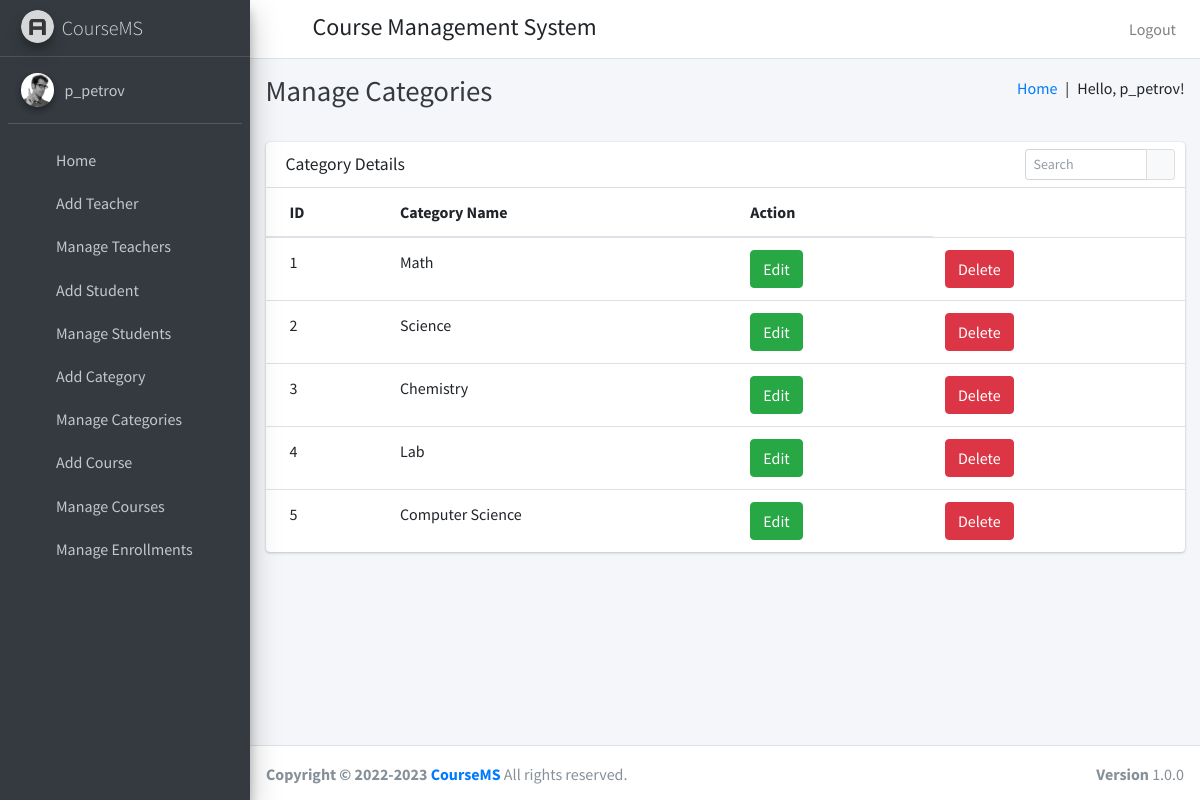
/manage_categories (signed in), run on the app's committed database.
### course/models.py (models this page shows, shortened)
class User(AbstractUser):
    USER_TYPE_SELECTION = (
        (1, "HOD"),
        (2, "Teacher"),
        (3, "Student")
    )
    user_type = models.CharField(max_length=1, choices=USER_TYPE_SELECTION, default=1)

class Category(models.Model):
    id = models.AutoField(primary_key=True)
    category_name = models.CharField(max_length=25, unique=True)

### course/HodViews.py (the view)
# urls.py: path('manage_categories', HodViews.manage_categories, name="manage_categories"),
def manage_categories(request):
    category=Category.objects.all()
    return render(request,"hod_templates/manage_categories_template.html",{"category":category})

### course/templates/hod_templates/manage_categories_template.html
{% extends 'hod_templates/base_template.html' %}
{% block page_title %}
Manage Categories
{% endblock page_title %}
{% block main_content %}
    <section class="content">
      <div class="container-fluid">
           <div class="row">
          <div class="col-12">
            <div class="card">
              <div class="card-header">
                <h3 class="card-title">Category Details</h3>
                <div class="card-tools">
                  <div class="input-group input-group-sm" style="width: 150px;">
                    <input type="text" name="table_search" class="form-control float-right" placeholder="Search">
                    <div class="input-group-append">
                      <button type="submit" class="btn btn-default"><i class="fas fa-search"></i></button>
                    </div>
                  </div>
                </div>
              </div>
              <div class="card-body table-responsive p-0">
                <table class="table table-hover text-nowrap">
                  <thead>
                    <tr>
                      <th>ID</th>
                      <th>Category Name</th>
                      <th>Action</th>
                    </tr>
                  </thead>
                  <tbody>
                  {% for category in category %}
                    <tr>
                      <td>{{ category.id }}</td>
                      <td>{{ category.category_name }}</td>
                      <td><a href="/edit_category/{{ category.id }}" class="btn btn-success">Edit</a></td>
                      <td><a href="/delete_category/{{ category.id }}" class="btn btn-danger">Delete</a></td>
                    </tr>
                  {% endfor %}
                  </tbody>
                </table>
              </div>
            </div>
          </div>
        </div>
      </div>
    </section>
{% endblock main_content %}

### course/templates/hod_templates/base_template.html (shortened to what this page needs)
{% load static %}
<!DOCTYPE html>
<html>
<head>
  <link rel="stylesheet" href="{% static "plugins/fontawesome-free/css/all.min.css" %}">
  <link rel="stylesheet" href="https://code.ionicframework.com/ionicons/2.0.1/css/ionicons.min.css">
  <link rel="stylesheet" href="{% static "plugins/tempusdominus-bootstrap-4/css/tempusdominus-bootstrap-4.min.css" %}">
  <link rel="stylesheet" href="{% static "plugins/icheck-bootstrap/icheck-bootstrap.min.css" %}">
  <link rel="stylesheet" href="{% static "plugins/jqvmap/jqvmap.min.css" %}">
  <link rel="stylesheet" href="{% static "dist/css/adminlte.min.css" %}">
  <link rel="stylesheet" href="{% static "plugins/overlayScrollbars/css/OverlayScrollbars.min.css" %}">
  <link rel="stylesheet" href="{% static "plugins/daterangepicker/daterangepicker.css" %}">
  <link rel="stylesheet" href="{% static "plugins/summernote/summernote-bs4.css" %}">
</head>
<body class="hold-transition sidebar-mini layout-fixed">
<div class="wrapper">
  <nav class="main-header navbar navbar-expand navbar-white navbar-light">
    <ul class="navbar-nav">
      <li class="nav-item">
        <a class="nav-link" data-widget="pushmenu" href="#"><i class="fas fa-bars"></i></a>
      </li>
    </ul>
    <h4 style="margin-left: 10px;margin-top: 5px;">Course Management System</h4>
    <ul class="navbar-nav ml-auto">
      <li class="nav-item">
        <a class="nav-link" href="{% url 'logout' %}">
          Logout
        </a>
      </li>
    </ul>
  </nav>
    {% include 'hod_templates/sidebar_content.html' %}
  <div class="content-wrapper">
    <div class="content-header">
      <div class="container-fluid">
        <div class="row mb-2">
          <div class="col-sm-6">
            <h1 class="m-0 text-dark">
              {% block page_title %}
              {% endblock page_title %}
            </h1>
          </div>
          <div class="col-sm-6">
            <ol class="breadcrumb float-sm-right">
              <li class="breadcrumb-item"><a href="/admin_home">Home&ensp;</a></li>
              <p>|&ensp;Hello,&nbsp;{{ user.get_username }}!</p>
            </ol>
          </div>
        </div>
      </div>
    </div>
    {% block main_content %}{% endblock main_content %}
  </div>
    {% include 'hod_templates/footer.html' %}
</div>
</body>
</html>

### course/templates/hod_templates/sidebar_content.html
{% load static %}
<aside class="main-sidebar sidebar-dark-primary elevation-4">
  <a href="/admin_home" class="brand-link">
    <img src="{% static "dist/img/AdminLTELogo.png" %}" alt="AdminLTE Logo" class="brand-image img-circle elevation-3"
      style="opacity: .8">
    <span class="brand-text font-weight-light">CourseMS</span>
  </a>
  <div class="sidebar">
    <div class="user-panel mt-3 pb-3 mb-3 d-flex">
      <div class="image">
        <img src="{% static "dist/img/user2-160x160.jpg" %}" class="img-circle elevation-2" alt="User Image">
      </div>
      <div class="info">
        <a href="#" class="d-block">{{ user.get_username }}</a>
      </div>
    </div>
    <nav class="mt-2">
      <ul class="nav nav-pills nav-sidebar flex-column" data-widget="treeview" role="menu" data-accordion="false">
        <li class="nav-item">
            {% url 'admin_home' as admin_home %}
            <a href="{{ admin_home }}" class="nav-link {% if request.path == admin_home %} active {% endif %}">
              <i class="nav-icon fas fa-th"></i>
              <p>
                Home
              </p>
            </a>
          </li>
        <li class="nav-item">
          <a href="/add_teacher" class="nav-link">
            <i class="nav-icon fas fa-th"></i>
            <p>
              Add Teacher
            </p>
          </a>
        </li>
        <li class="nav-item">
          <a href="/manage_teachers" class="nav-link">
            <i class="nav-icon fas fa-th"></i>
            <p>
              Manage Teachers
            </p>
          </a>
        </li>
        <li class="nav-item">
          <a href="/add_student" class="nav-link">
            <i class="nav-icon fas fa-th"></i>
            <p>
              Add Student
            </p>
          </a>
        </li>
        <li class="nav-item">
          <a href="/manage_students" class="nav-link">
            <i class="nav-icon fas fa-th"></i>
            <p>
              Manage Students
            </p>
          </a>
        </li>
        <li class="nav-item">
          <a href="/add_category" class="nav-link">
            <i class="nav-icon fas fa-th"></i>
            <p>
              Add Category
            </p>
          </a>
        </li>
        <li class="nav-item">
          <a href="/manage_categories" class="nav-link">
            <i class="nav-icon fas fa-th"></i>
            <p>
              Manage Categories
            </p>
          </a>
        </li>
        <li class="nav-item">
          <a href="/add_course" class="nav-link">
            <i class="nav-icon fas fa-th"></i>
            <p>
              Add Course
            </p>
          </a>
        </li>
        <li class="nav-item">
          <a href="/manage_courses" class="nav-link">
            <i class="nav-icon fas fa-th"></i>
            <p>
              Manage Courses
            </p>
          </a>
        </li>
        <li class="nav-item">
          <a href="/manage_enrollments" class="nav-link">
            <i class="nav-icon fas fa-th"></i>
            <p>
              Manage Enrollments
            </p>
          </a>
        </li>
      </ul>
    </nav>
  </div>
</aside>

### data on the page
User: get_username "p_petrov"
Category: id "1", category_name "Math"
Category: id "2", category_name "Science"
Category: id "3", category_name "Chemistry"
Category: id "4", category_name "Lab"
Category: id "5", category_name "Computer Science"
